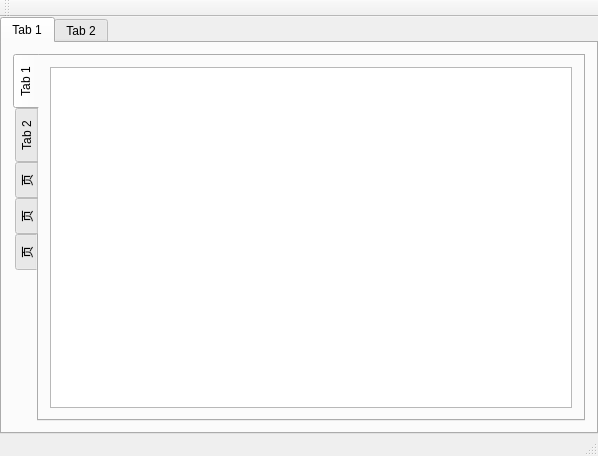
<?xml version="1.0" encoding="UTF-8"?>
<ui version="4.0">
 <class>MainWindow</class>
 <widget class="QMainWindow" name="MainWindow">
  <property name="geometry">
   <rect>
    <x>0</x>
    <y>0</y>
    <width>598</width>
    <height>456</height>
   </rect>
  </property>
  <property name="windowTitle">
   <string>testqqtorderedmap</string>
  </property>
  <widget class="QWidget" name="centralWidget">
   <layout class="QHBoxLayout" name="horizontalLayout">
    <property name="spacing">
     <number>0</number>
    </property>
    <property name="leftMargin">
     <number>0</number>
    </property>
    <property name="topMargin">
     <number>0</number>
    </property>
    <property name="rightMargin">
     <number>0</number>
    </property>
    <property name="bottomMargin">
     <number>0</number>
    </property>
    <item>
     <widget class="QTabWidget" name="tabWidget">
      <widget class="QWidget" name="tab">
       <attribute name="title">
        <string>Tab 1</string>
       </attribute>
       <layout class="QHBoxLayout" name="horizontalLayout_2">
        <item>
         <widget class="QTabWidget" name="tabWidget_2">
          <property name="tabPosition">
           <enum>QTabWidget::West</enum>
          </property>
          <property name="currentIndex">
           <number>0</number>
          </property>
          <widget class="QWidget" name="tab_3">
           <attribute name="title">
            <string>Tab 1</string>
           </attribute>
           <layout class="QHBoxLayout" name="horizontalLayout_3">
            <item>
             <widget class="QTextBrowser" name="textBrowser"/>
            </item>
           </layout>
          </widget>
          <widget class="QWidget" name="tab_4">
           <attribute name="title">
            <string>Tab 2</string>
           </attribute>
           <layout class="QHBoxLayout" name="horizontalLayout_4">
            <item>
             <widget class="QTextBrowser" name="textBrowser_2"/>
            </item>
           </layout>
          </widget>
          <widget class="QWidget" name="tab_7">
           <attribute name="title">
            <string>页</string>
           </attribute>
           <layout class="QHBoxLayout" name="horizontalLayout_7">
            <item>
             <widget class="QTextBrowser" name="textBrowser_5"/>
            </item>
           </layout>
          </widget>
          <widget class="QWidget" name="tab_5">
           <attribute name="title">
            <string>页</string>
           </attribute>
           <layout class="QHBoxLayout" name="horizontalLayout_5">
            <item>
             <widget class="QTextBrowser" name="textBrowser_3"/>
            </item>
           </layout>
          </widget>
          <widget class="QWidget" name="tab_6">
           <attribute name="title">
            <string>页</string>
           </attribute>
           <layout class="QHBoxLayout" name="horizontalLayout_6">
            <item>
             <widget class="QTextBrowser" name="textBrowser_4"/>
            </item>
           </layout>
          </widget>
         </widget>
        </item>
       </layout>
      </widget>
      <widget class="QWidget" name="tab_2">
       <attribute name="title">
        <string>Tab 2</string>
       </attribute>
      </widget>
     </widget>
    </item>
   </layout>
  </widget>
  <widget class="QMenuBar" name="menuBar">
   <property name="geometry">
    <rect>
     <x>0</x>
     <y>0</y>
     <width>598</width>
     <height>17</height>
    </rect>
   </property>
  </widget>
  <widget class="QToolBar" name="mainToolBar">
   <attribute name="toolBarArea">
    <enum>TopToolBarArea</enum>
   </attribute>
   <attribute name="toolBarBreak">
    <bool>false</bool>
   </attribute>
  </widget>
  <widget class="QStatusBar" name="statusBar"/>
 </widget>
 <layoutdefault spacing="6" margin="11"/>
 <resources/>
 <connections/>
</ui>
